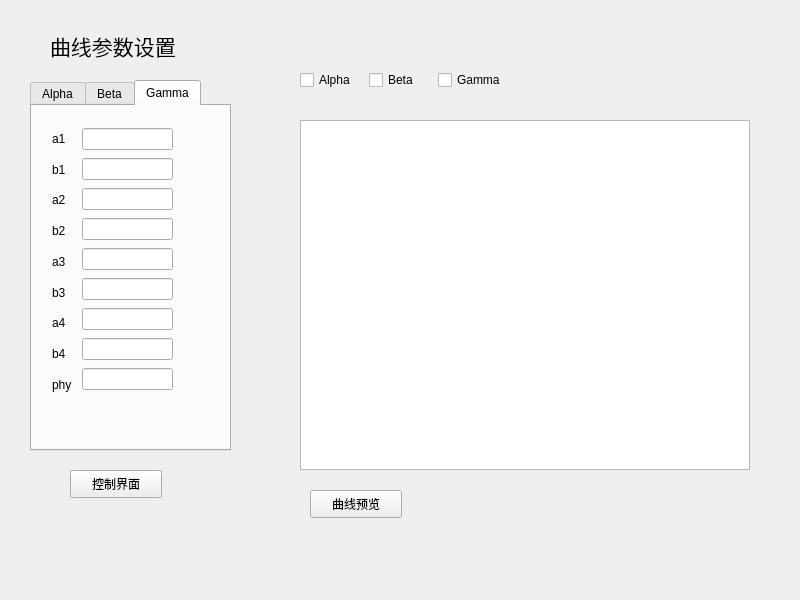
<?xml version="1.0" encoding="UTF-8"?>
<ui version="4.0">
 <class>MainWindow</class>
 <widget class="QMainWindow" name="MainWindow">
  <property name="geometry">
   <rect>
    <x>0</x>
    <y>0</y>
    <width>800</width>
    <height>600</height>
   </rect>
  </property>
  <property name="windowTitle">
   <string>MainWindow</string>
  </property>
  <widget class="QWidget" name="centralwidget">
   <widget class="QTabWidget" name="tabWidget">
    <property name="geometry">
     <rect>
      <x>30</x>
      <y>80</y>
      <width>201</width>
      <height>371</height>
     </rect>
    </property>
    <property name="currentIndex">
     <number>2</number>
    </property>
    <widget class="QWidget" name="tab_Ahpha">
     <attribute name="title">
      <string>Alpha</string>
     </attribute>
     <widget class="QWidget" name="layoutWidget">
      <property name="geometry">
       <rect>
        <x>50</x>
        <y>20</y>
        <width>91</width>
        <height>271</height>
       </rect>
      </property>
      <layout class="QVBoxLayout" name="verticalLayout_3">
       <item>
        <widget class="QLineEdit" name="lineEdit_a1"/>
       </item>
       <item>
        <widget class="QLineEdit" name="lineEdit_b1"/>
       </item>
       <item>
        <widget class="QLineEdit" name="lineEdit_a2"/>
       </item>
       <item>
        <widget class="QLineEdit" name="lineEdit_b2"/>
       </item>
       <item>
        <widget class="QLineEdit" name="lineEdit_a3"/>
       </item>
       <item>
        <widget class="QLineEdit" name="lineEdit_b3"/>
       </item>
       <item>
        <widget class="QLineEdit" name="lineEdit_a4"/>
       </item>
       <item>
        <widget class="QLineEdit" name="lineEdit_b4"/>
       </item>
       <item>
        <widget class="QLineEdit" name="lineEdit_phy"/>
       </item>
      </layout>
     </widget>
     <widget class="QWidget" name="layoutWidget">
      <property name="geometry">
       <rect>
        <x>15</x>
        <y>20</y>
        <width>31</width>
        <height>271</height>
       </rect>
      </property>
      <layout class="QVBoxLayout" name="verticalLayout">
       <item>
        <widget class="QLabel" name="label_a1">
         <property name="text">
          <string>a1</string>
         </property>
        </widget>
       </item>
       <item>
        <widget class="QLabel" name="label_b1">
         <property name="text">
          <string>b1</string>
         </property>
        </widget>
       </item>
       <item>
        <widget class="QLabel" name="label_a2">
         <property name="text">
          <string>a2</string>
         </property>
        </widget>
       </item>
       <item>
        <widget class="QLabel" name="label_b2">
         <property name="text">
          <string>b2</string>
         </property>
        </widget>
       </item>
       <item>
        <widget class="QLabel" name="label_a3">
         <property name="text">
          <string>a3</string>
         </property>
        </widget>
       </item>
       <item>
        <widget class="QLabel" name="label_b3">
         <property name="text">
          <string>b3</string>
         </property>
        </widget>
       </item>
       <item>
        <widget class="QLabel" name="label_a4">
         <property name="text">
          <string>a4</string>
         </property>
        </widget>
       </item>
       <item>
        <widget class="QLabel" name="label_b4">
         <property name="text">
          <string>b4</string>
         </property>
        </widget>
       </item>
       <item>
        <widget class="QLabel" name="label_phy">
         <property name="text">
          <string>phy</string>
         </property>
        </widget>
       </item>
      </layout>
     </widget>
    </widget>
    <widget class="QWidget" name="tab_Beta">
     <attribute name="title">
      <string>Beta</string>
     </attribute>
     <widget class="QWidget" name="layoutWidget">
      <property name="geometry">
       <rect>
        <x>20</x>
        <y>20</y>
        <width>26</width>
        <height>271</height>
       </rect>
      </property>
      <layout class="QVBoxLayout" name="verticalLayout_2">
       <item>
        <widget class="QLabel" name="label_a1_2">
         <property name="text">
          <string>a1</string>
         </property>
        </widget>
       </item>
       <item>
        <widget class="QLabel" name="label_b1_2">
         <property name="text">
          <string>b1</string>
         </property>
        </widget>
       </item>
       <item>
        <widget class="QLabel" name="label_a2_2">
         <property name="text">
          <string>a2</string>
         </property>
        </widget>
       </item>
       <item>
        <widget class="QLabel" name="label_b2_2">
         <property name="text">
          <string>b2</string>
         </property>
        </widget>
       </item>
       <item>
        <widget class="QLabel" name="label_a3_2">
         <property name="text">
          <string>a3</string>
         </property>
        </widget>
       </item>
       <item>
        <widget class="QLabel" name="label_b3_2">
         <property name="text">
          <string>b3</string>
         </property>
        </widget>
       </item>
       <item>
        <widget class="QLabel" name="label_a4_2">
         <property name="text">
          <string>a4</string>
         </property>
        </widget>
       </item>
       <item>
        <widget class="QLabel" name="label_b4_2">
         <property name="text">
          <string>b4</string>
         </property>
        </widget>
       </item>
       <item>
        <widget class="QLabel" name="label_phy_2">
         <property name="text">
          <string>phy</string>
         </property>
        </widget>
       </item>
      </layout>
     </widget>
     <widget class="QWidget" name="layoutWidget_2">
      <property name="geometry">
       <rect>
        <x>50</x>
        <y>20</y>
        <width>91</width>
        <height>271</height>
       </rect>
      </property>
      <layout class="QVBoxLayout" name="verticalLayout_4">
       <item>
        <widget class="QLineEdit" name="lineEdit_a1_2"/>
       </item>
       <item>
        <widget class="QLineEdit" name="lineEdit_b1_2"/>
       </item>
       <item>
        <widget class="QLineEdit" name="lineEdit_a2_2"/>
       </item>
       <item>
        <widget class="QLineEdit" name="lineEdit_b2_2"/>
       </item>
       <item>
        <widget class="QLineEdit" name="lineEdit_a3_2"/>
       </item>
       <item>
        <widget class="QLineEdit" name="lineEdit_b3_2"/>
       </item>
       <item>
        <widget class="QLineEdit" name="lineEdit_a4_2"/>
       </item>
       <item>
        <widget class="QLineEdit" name="lineEdit_b4_2"/>
       </item>
       <item>
        <widget class="QLineEdit" name="lineEdit_phy_2"/>
       </item>
      </layout>
     </widget>
    </widget>
    <widget class="QWidget" name="tab_Gamma">
     <attribute name="title">
      <string>Gamma</string>
     </attribute>
     <widget class="QWidget" name="layoutWidget_3">
      <property name="geometry">
       <rect>
        <x>20</x>
        <y>20</y>
        <width>26</width>
        <height>271</height>
       </rect>
      </property>
      <layout class="QVBoxLayout" name="verticalLayout_5">
       <item>
        <widget class="QLabel" name="label_a1_3">
         <property name="text">
          <string>a1</string>
         </property>
        </widget>
       </item>
       <item>
        <widget class="QLabel" name="label_b1_3">
         <property name="text">
          <string>b1</string>
         </property>
        </widget>
       </item>
       <item>
        <widget class="QLabel" name="label_a2_3">
         <property name="text">
          <string>a2</string>
         </property>
        </widget>
       </item>
       <item>
        <widget class="QLabel" name="label_b2_3">
         <property name="text">
          <string>b2</string>
         </property>
        </widget>
       </item>
       <item>
        <widget class="QLabel" name="label_a3_3">
         <property name="text">
          <string>a3</string>
         </property>
        </widget>
       </item>
       <item>
        <widget class="QLabel" name="label_b3_3">
         <property name="text">
          <string>b3</string>
         </property>
        </widget>
       </item>
       <item>
        <widget class="QLabel" name="label_a4_3">
         <property name="text">
          <string>a4</string>
         </property>
        </widget>
       </item>
       <item>
        <widget class="QLabel" name="label_b4_3">
         <property name="text">
          <string>b4</string>
         </property>
        </widget>
       </item>
       <item>
        <widget class="QLabel" name="label_phy_3">
         <property name="text">
          <string>phy</string>
         </property>
        </widget>
       </item>
      </layout>
     </widget>
     <widget class="QWidget" name="layoutWidget_4">
      <property name="geometry">
       <rect>
        <x>50</x>
        <y>20</y>
        <width>91</width>
        <height>271</height>
       </rect>
      </property>
      <layout class="QVBoxLayout" name="verticalLayout_6">
       <item>
        <widget class="QLineEdit" name="lineEdit_a1_3"/>
       </item>
       <item>
        <widget class="QLineEdit" name="lineEdit_b1_3"/>
       </item>
       <item>
        <widget class="QLineEdit" name="lineEdit_a2_3"/>
       </item>
       <item>
        <widget class="QLineEdit" name="lineEdit_b2_3"/>
       </item>
       <item>
        <widget class="QLineEdit" name="lineEdit_a3_3"/>
       </item>
       <item>
        <widget class="QLineEdit" name="lineEdit_b3_3"/>
       </item>
       <item>
        <widget class="QLineEdit" name="lineEdit_a4_3"/>
       </item>
       <item>
        <widget class="QLineEdit" name="lineEdit_b4_3"/>
       </item>
       <item>
        <widget class="QLineEdit" name="lineEdit_phy_3"/>
       </item>
      </layout>
     </widget>
    </widget>
   </widget>
   <widget class="QLabel" name="label_para_Set">
    <property name="geometry">
     <rect>
      <x>50</x>
      <y>30</y>
      <width>161</width>
      <height>31</height>
     </rect>
    </property>
    <property name="font">
     <font>
      <family>黑体</family>
      <pointsize>16</pointsize>
     </font>
    </property>
    <property name="text">
     <string>曲线参数设置</string>
    </property>
    <property name="textFormat">
     <enum>Qt::MarkdownText</enum>
    </property>
    <property name="scaledContents">
     <bool>false</bool>
    </property>
    <property name="margin">
     <number>2</number>
    </property>
   </widget>
   <widget class="QWidget" name="curvePreview" native="true">
    <property name="geometry">
     <rect>
      <x>270</x>
      <y>100</y>
      <width>500</width>
      <height>450</height>
     </rect>
    </property>
    <widget class="QChartView" name="chartView">
     <property name="geometry">
      <rect>
       <x>30</x>
       <y>20</y>
       <width>450</width>
       <height>350</height>
      </rect>
     </property>
    </widget>
    <widget class="QPushButton" name="Btn_linepreview">
     <property name="geometry">
      <rect>
       <x>40</x>
       <y>390</y>
       <width>92</width>
       <height>28</height>
      </rect>
     </property>
     <property name="text">
      <string>曲线预览</string>
     </property>
    </widget>
   </widget>
   <widget class="QPushButton" name="Btn_control_Window">
    <property name="geometry">
     <rect>
      <x>70</x>
      <y>470</y>
      <width>92</width>
      <height>28</height>
     </rect>
    </property>
    <property name="text">
     <string>控制界面</string>
    </property>
   </widget>
   <widget class="QWidget" name="">
    <property name="geometry">
     <rect>
      <x>300</x>
      <y>70</y>
      <width>206</width>
      <height>21</height>
     </rect>
    </property>
    <layout class="QHBoxLayout" name="horizontalLayout">
     <item>
      <widget class="QCheckBox" name="checkBox_Alpha">
       <property name="text">
        <string>Alpha</string>
       </property>
      </widget>
     </item>
     <item>
      <widget class="QCheckBox" name="checkBox_Beta">
       <property name="text">
        <string>Beta</string>
       </property>
      </widget>
     </item>
     <item>
      <widget class="QCheckBox" name="checkBox_Gamma">
       <property name="text">
        <string>Gamma</string>
       </property>
      </widget>
     </item>
    </layout>
   </widget>
  </widget>
 </widget>
 <customwidgets>
  <customwidget>
   <class>QChartView</class>
   <extends>QGraphicsView</extends>
   <header location="global">qchartview.h</header>
  </customwidget>
 </customwidgets>
 <resources/>
 <connections/>
</ui>
